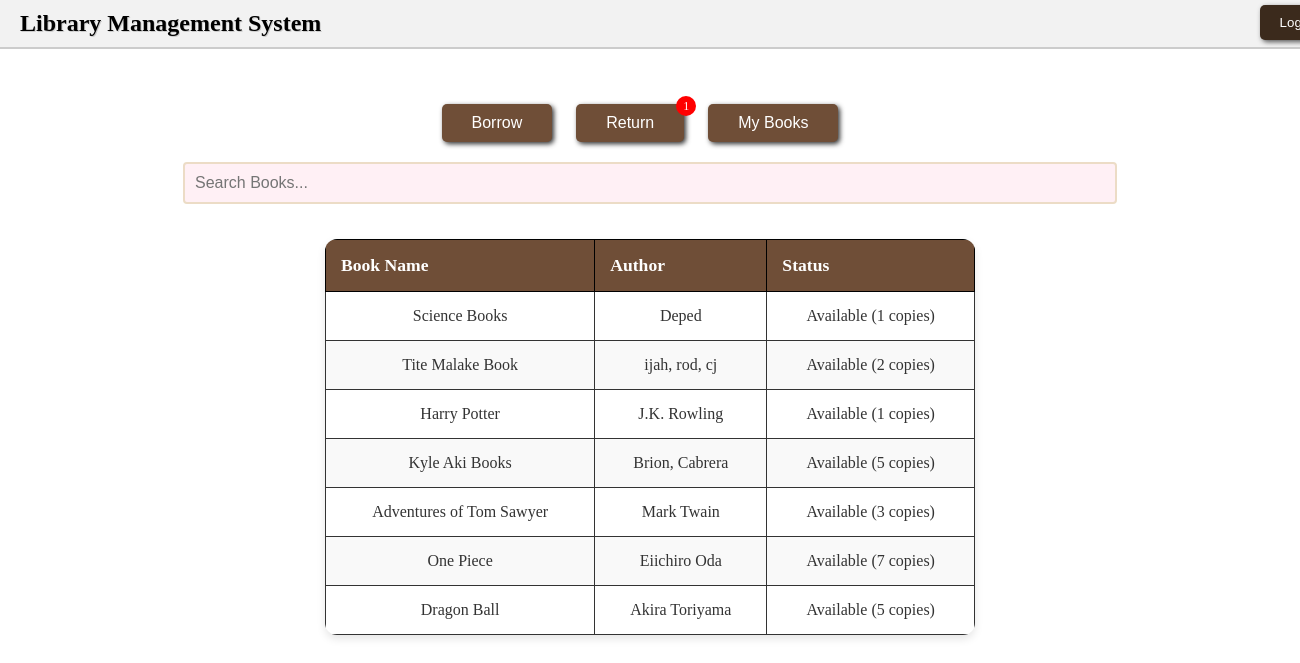
The app's page /member/homepage (signed in), older data.
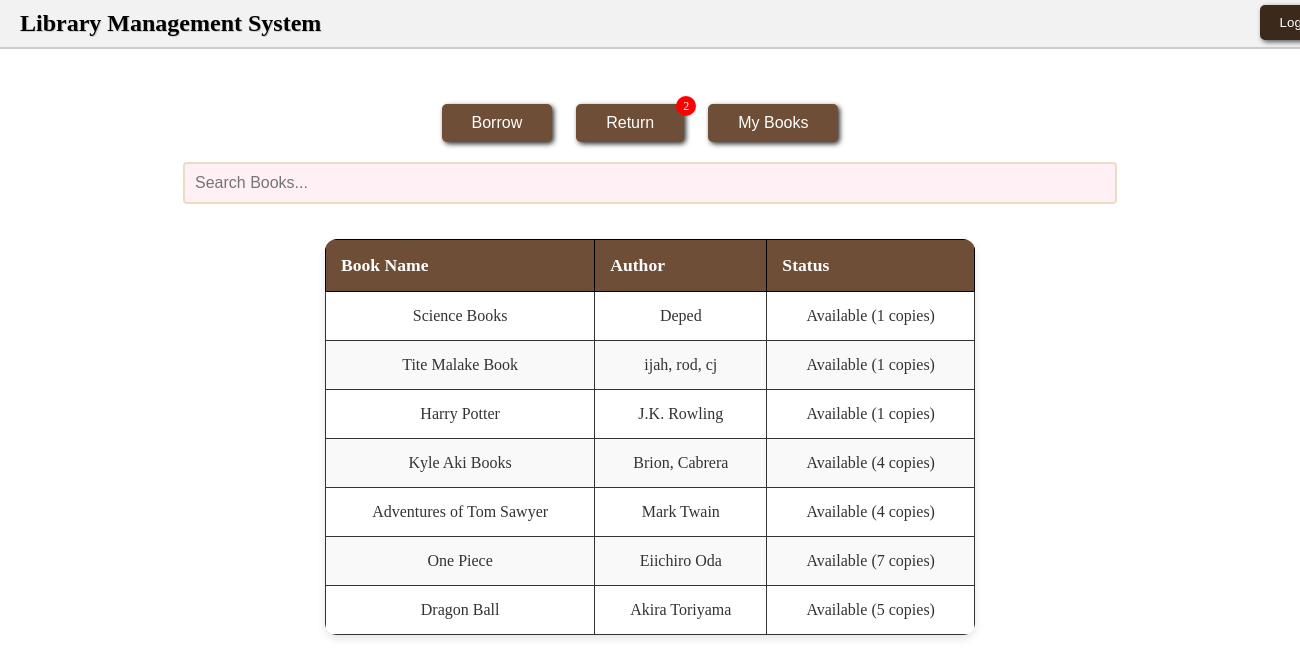
The same page, newer data.
### website/models.py (models this page shows, shortened)
class Book(db.Model):
    id = db.Column(db.Integer, primary_key=True)
    title = db.Column(db.String(255), nullable=False)
    author = db.Column(db.String(255), nullable=False)
    isbn = db.Column(db.String(20), unique=True, nullable=False)
    available_copies = db.Column(db.Integer, default=1)

### website/views.py (the view)
@views.route('/member/homepage')
@login_required
def member_homepage():
    books = Book.query.all()
    borrowed_books = BorrowRecord.query.filter_by(user_id=current_user.id, returned=False).all()
    borrowed_count = len(borrowed_books)
    return render_template('member_home.html', books=books, borrowed_books=borrowed_books, borrowed_count=borrowed_count)

### website/__init__.py (called while the page is built)
def create_app():
    app = Flask(__name__)
    app.config["SECRET_KEY"] = 'aobwduiao'
    app.config['SQLALCHEMY_DATABASE_URI'] = f'sqlite:///library.db'
    db.init_app(app)
    migrate.init_app(app, db)
    bcrypt.init_app(app)
    login_manager.init_app(app)
    @login_manager.user_loader
    def load_user(user_id):
        return User.query.get(int(user_id))
    from .auth import auth
    app.register_blueprint(auth)
    from .views import views
    app.register_blueprint(views)
    with app.app_context():
        try:
            with db.engine.connect() as connection:
                connection.execute(text("SELECT 1"))
            print("Database connection successful!")
        except Exception as e:
            print(f"Database connection failed: {e}")
    create_database(app)
    return app

### website/templates/member_home.html (shortened to what this page needs)
{% extends "base.html" %}
{% block content %}
  <div class="container-member">
    <div class="header2">
      <h1>Library Management System</h1>
    </div>
    <button class="logout-btns" onclick="popLogout()">Logout</button>
    <div class="actions">
      <button class="action-btn" onclick="showBorrowBooks()">Borrow</button>
      <div class="button-container">
        <button class="action-btn" onclick="popReturn()">Return</button>
        <span class="badge" id="borrowBadge">{{ borrowed_count }}</span>
      </div>
      <button class="action-btn" onclick="showMyBooks()">My Books</button>
    </div>
    <div class="search-bar-member" style="margin-top: 20px;">
      <input type="text" id="searchInput" placeholder="Search Books..." onkeyup="searchBooks()">
    </div>
    <div class="table-member">
      <table>
        <thead>
          <tr>
            <th>Book Name</th>
            <th>Author</th>
            <th>Status</th>
          </tr>
        </thead>
        <tbody>
          {% for book in books %}
          <tr>
            <td>{{ book.title }}</td>
            <td>{{ book.author }}</td>
            <td>
              {% if book.available_copies > 0 %}
                Available ({{ book.available_copies }} copies)
              {% else %}
                Not Available
              {% endif %}
            </td>
          </tr>
          {% endfor %}
        </tbody>
      </table>
    </div>
  </div>
{% endblock %}

### website/templates/base.html (shortened to what this page needs)
<!DOCTYPE html>
<html lang="en">
<head>
    <link rel="stylesheet" href="https://cdnjs.cloudflare.com/ajax/libs/font-awesome/6.5.0/css/all.min.css">
    <link rel="stylesheet" type="text/css" href="{{ url_for('static', filename='style.css') }}">
    <link rel="stylesheet" href="{{ url_for('static', filename='style.css') }}">
</head>
<body>
    {% block content %}{% endblock %}
</body>
</html>

### website/static/style.css (style rules this page uses)
body { margin: 0; padding: 0; font-family: 'Georgia', cursive; background-image: url('https://i.pinimg.com/736x/01/13/f9/0113f94f11c47c63ce2221645121b863.jpg'); background-size: cover; background-attachment: fixed; text-align: center; }
.search-bar-member input { width: 70%; padding: 10px; margin-bottom: 15px; border: 2px solid #ecdcc6; background: #fff0f5; border-radius: 4px; font-size: 1rem; }
.table1 table, th, td { border: 1px solid #000; }
.table1 th, td { padding: 10px; text-align: center; }
.table table, th, td { border: 1px solid #000; }
.table th, td { padding: 10px; text-align: center; }
.table2 table, th, td { border: 1px solid #000; }
.table2 th, td { padding: 10px; text-align: center; }
.table3 table, th, td { border: 1px solid #000; }
.table3 th, td { padding: 10px; text-align: center; }
.table4 table, th, td { border: 1px solid #000; }
.table4 th, td { padding: 10px; text-align: center; }
.header2 { background-color: #f2f2f2; padding: 10px 20px; display: flex; justify-content: space-between; align-items: center; border-bottom: 2px solid #ccc; }
.header2 h1 { margin: 0; font-size: 24px; color: #000; text-shadow: 1px 1px #ccc; }
.logout-btns { position: relative; top: -44px; left: 650px; background-color: #3b2a1c; color: white; border: none; padding: 10px 20px; box-shadow: 2px 2px 5px #555; cursor: pointer; border-radius: 5px; }
.actions { text-align: center; margin: 20px 0; }
.action-btn { background-color: #6f4e37; color: white; padding: 10px 30px; margin-right: 20px; border: none; cursor: pointer; font-size: 16px; border-radius: 5px; box-shadow: 2px 2px 5px #333; }
.table th, td { border: 1px solid #333; padding: 10px; text-align: center; }
.table-member table { margin: auto; width: 50%; border-collapse: collapse; background-color: #fff; border-radius: 12px; overflow: hidden; box-shadow: 0 4px 8px rgba(0,0,0,0.1); margin-top: 20px; }
.table-member thead { background-color: #6f4e37; color: white; }
.table-member thead th { padding: 15px; text-align: left; font-size: 1.1rem; }
.table-member tbody tr { border-bottom: 1px solid #ddd; }
.table-member tbody tr:nth-child(even) { background-color: #f9f9f9; }
.table-member tbody td { padding: 15px; font-size: 1rem; color: #333; }
.button-container { position: relative; display: inline-block; }
.badge { position: absolute; top: -0.5rem; right: 0.5rem; width: 20px; height: 20px; background-color: red; color: white; border-radius: 50%; font-size: 0.75em; display: flex; justify-content: center; align-items: center; pointer-events: none; }

Row changes from the older to the newer data that the page shows:
changed Book "Tite Malake Book": available_copies "2" → "1"
changed Book "Kyle Aki Books": available_copies "5" → "4"
changed Book "Adventures of Tom Sawyer": available_copies "3" → "4"
Text that changed along with them:
{{ borrowed_count }}: "1" → "2"
